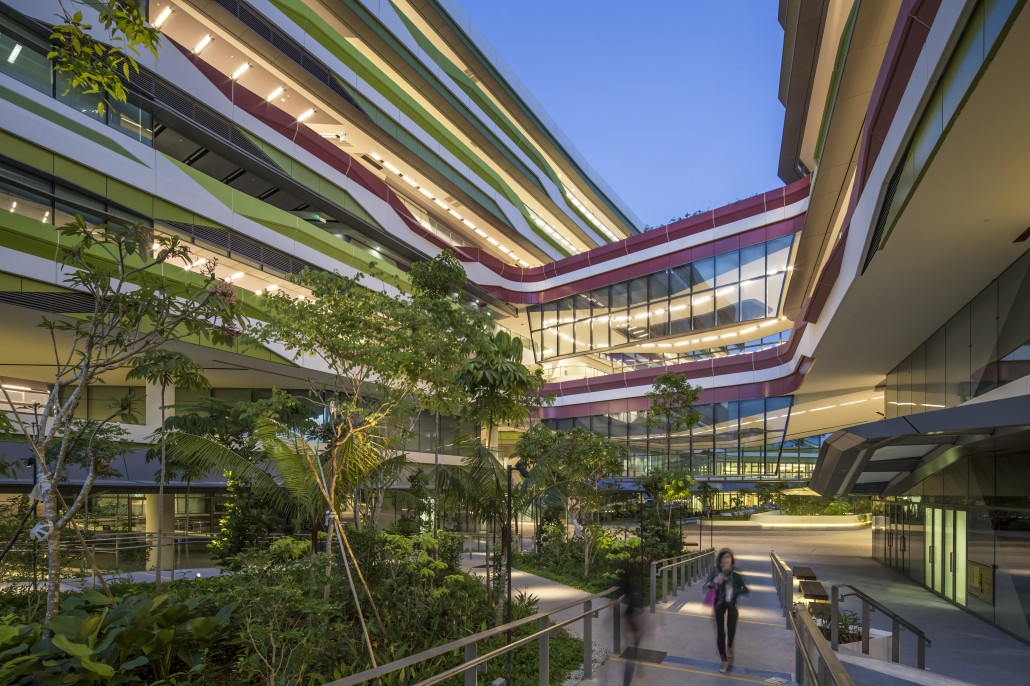
#> input picture MLHW2/sutd.png, 1030 x 686 px
$ python qn2.py
#> lines starting #> are read from the running program, lines starting #| are printed output that depends on the picture
import numpy as np
import numpy.random as rng
import matplotlib.pyplot as plt
import matplotlib.image as mpimg
from sklearn.cluster import KMeans
from sklearn.metrics import pairwise_distances_argmin
from sklearn.utils import shuffle

n_colors = 32
pic = 'sutd.png'
img = mpimg.imread(pic)
#> img is the input picture: shape (686, 1030, 4) float32; mean R, G, B, A 0.381, 0.377, 0.334, 1
img = img[:,:,:3]
#> img: shape (686, 1030, 3) float32

w, h, d = tuple(img.shape)
#> w = 686; h = 1030; d = 3
image_array = np.reshape(img, (w * h, d))

def recreate_image(palette, labels, w, h):
    d = palette.shape[1]
    image = np.zeros((w, h, d))
    label_idx = 0
    for i in range(w):
        for j in range(h):
            image[i][j] = palette[labels[label_idx]]
            label_idx += 1
    return image

    plt.figure(1)

# Part (a)
image_array_sample = shuffle(image_array, random_state=0)[:1000]
#> image_array_sample = 1000 rows, first 8: [0.294, 0.318, 0.373], [0.506, 0.631, 0.918], [0.2, 0.192, 0.204], [0.875, 0.78, 0.592], [0.184, 0.212, 0.141], [0.337, 0.349, 0.173], [0.188, 0.192, 0.0667], [0.725, 0.627, 0.51]
kmeans_palette = KMeans(n_clusters=n_colors, random_state=0).fit(image_array_sample)
kmeans_labels = kmeans_palette.predict(image_array)


# Part (b)
random_palette = shuffle(image_array, random_state=0)[:n_colors]
#> random_palette = 32 rows, first 8: [0.294, 0.318, 0.373], [0.506, 0.631, 0.918], [0.2, 0.192, 0.204], [0.875, 0.78, 0.592], [0.184, 0.212, 0.141], [0.337, 0.349, 0.173], [0.188, 0.192, 0.0667], [0.725, 0.627, 0.51]
random_labels = pairwise_distances_argmin(random_palette,
                                        image_array,
                                        axis=0)

plt.clf()
ax = plt.axes([0, 0, 1, 1])
plt.axis('off')
plt.title('Original image (16.8 million colors)')
plt.imshow(img)
plt.figure(2)
plt.clf()
ax = plt.axes([0, 0, 1, 1])
plt.axis('off')
plt.title('Compressed image (K-Means)')
plt.imshow(recreate_image(kmeans_palette.cluster_centers_, kmeans_labels, w, h))
#> after the loop in recreate_image, `for i in range(w):`: label_idx = 706580
plt.figure(3)
plt.clf()
ax = plt.axes([0, 0, 1, 1])
plt.axis('off')
plt.title('Compressed image (Random)')
plt.imshow(recreate_image(random_palette, random_labels, w, h))
#> call 2 of recreate_image, with palette = array of shape (32, 3), labels = array of shape (706580,), w = 686, h = 1030
#> after the loop in recreate_image (call 2), `for i in range(w):`:
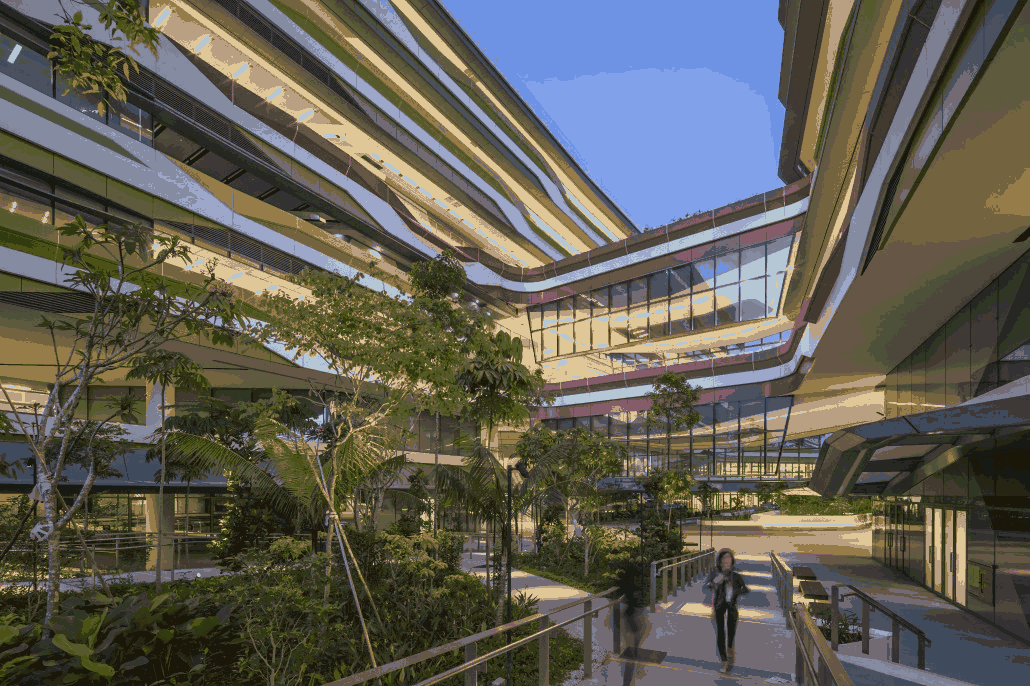
#> image: shape (686, 1030, 3) float64; mean of channels 0, 1, 2 0.379, 0.371, 0.332; drawn as R, G, B
plt.show()
